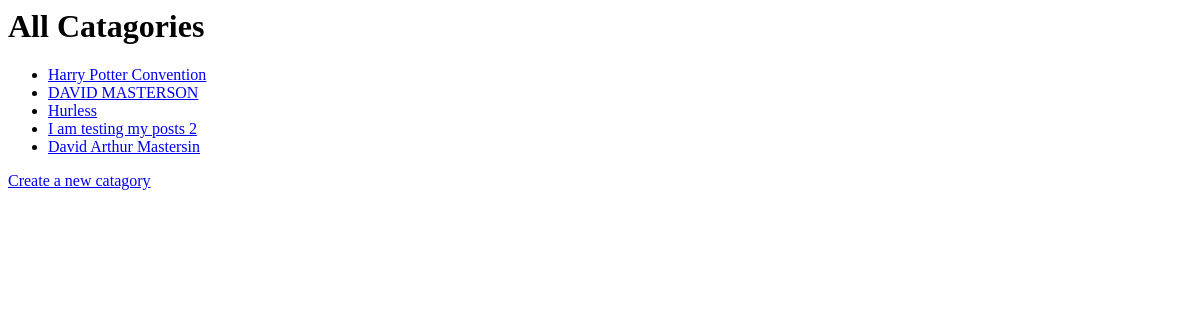
The page /lists/ on the database as committed earlier.
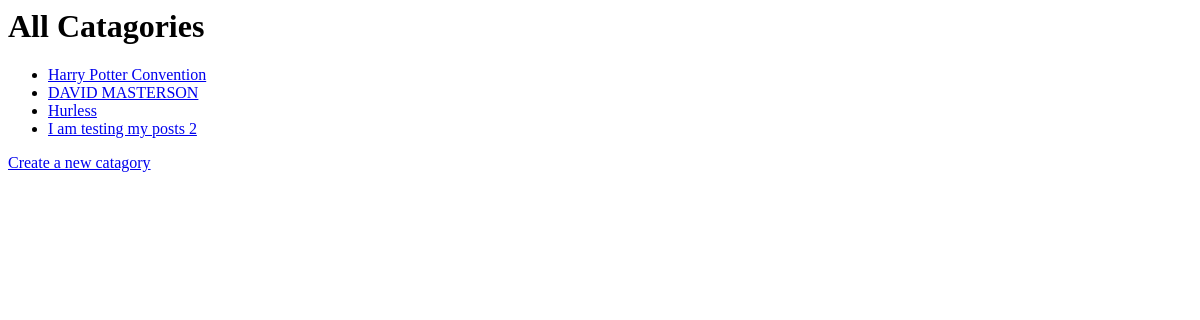
The same page on the database as committed later.
### lists/models.py (models this page shows, shortened)
class Catagory(models.Model):
    name = models.CharField(max_length=50)

### lists/views.py (the view)
# urls.py: path('', views.catagory_list, name='catagory_list'),
def catagory_list(request):
    catagories = Catagory.objects.all()
    return render(request, './catagories/catagory_list.html', {'catagories': catagories})

### lists/templates/catagories/catagory_list.html
<h1> All Catagories </h1>
<ul>
  {% for catagory in catagories %}
    <div>
      <li><a href="{% url 'catagory_detail' catagory_id=catagory.id %}">{{ catagory.name }}</a></li>
    </div>
  {% endfor %}
</ul>
<a href="{% url 'new_catagory' %}">Create a new catagory</a>

Rows that differ between the two databases and show on the page:
removed Catagory: name "David Arthur Mastersin"
